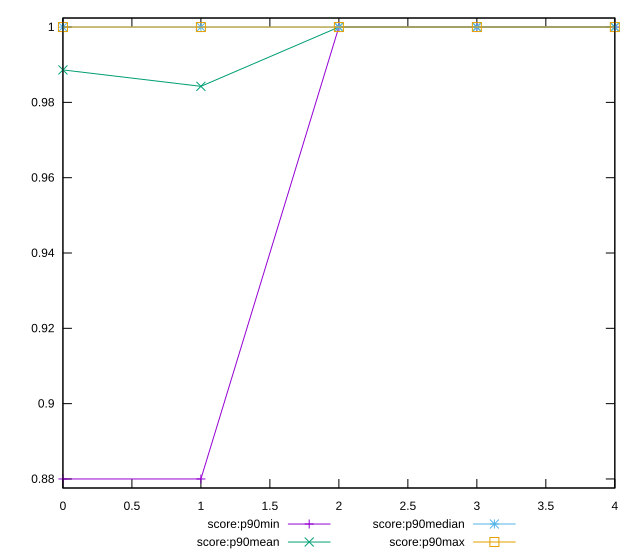

Write gnuplot code to recreate this figure.
reset

$scoreP90Min <<EOF
0 0.88
1 0.88
2 1
3 1
4 1
EOF

$scoreP90Mean <<EOF
0 0.9886170212765958
1 0.9842553191489363
2 1
3 1
4 1
EOF

$scoreP90Median <<EOF
0 1
1 1
2 1
3 1
4 1
EOF

$scoreP90Max <<EOF
0 1
1 1
2 1
3 1
4 1
EOF

set key outside below
set xrange [0:4]
set yrange [0.8776:1.0024]
set trange [0.8776:1.0024]
set terminal svg size 640, 560 enhanced background rgb 'white'
set output "report_00017_2021-02-10T15-08-03.406Z/unminified-css/progression/score.svg"

plot $scoreP90Min title "score:p90min" with linespoints, \
     $scoreP90Mean title "score:p90mean" with linespoints, \
     $scoreP90Median title "score:p90median" with linespoints, \
     $scoreP90Max title "score:p90max" with linespoints

reset
